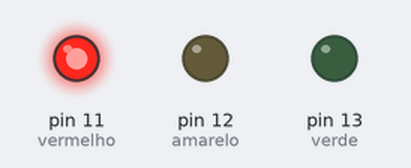
The sketch below on a simulated Arduino Uno, built with avr-gcc and run on an emulated ATmega328P. Parts: output pins drawn as LEDs (lit = HIGH).

Above: at 0.5 s.
At 1.7 s:
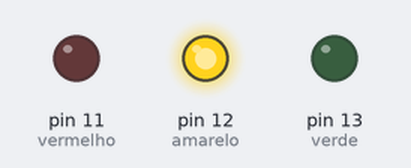
At 3.57 s:
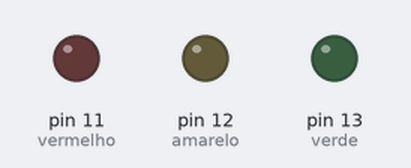
At 6.6 s:
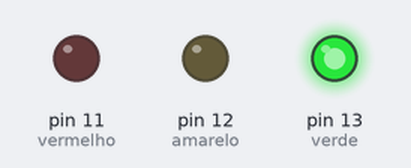
Timing chart, 0 to 8.3 s (numbered marks = the images above):
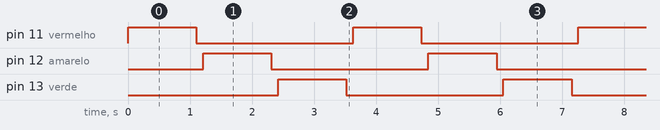

The sketch:

semaforo.ino
```cpp
int verde = 13;
int amarelo = 12;
int vermelho = 11;

void setup() {
  pinMode(verde, OUTPUT);
  pinMode(amarelo, OUTPUT);
  pinMode(vermelho, OUTPUT);
}

void loop() {
  digitalWrite(vermelho, HIGH);
  delay(1100);
  digitalWrite(vermelho, LOW);
  delay(110);

  digitalWrite(amarelo, HIGH);
  delay(1100);
  digitalWrite(amarelo, LOW);
  delay(110);

  digitalWrite(verde, HIGH);
  delay(1100);
  digitalWrite(verde, LOW);
  delay(110);
}
```

Measured:
- by itself, pin 11 (vermelho), pin 12 (amarelo), pin 13 (verde): alternates HIGH for 1.1 s and LOW for 2.5 s
- by itself, everything shown: repeats every 3.6 s, in 6 steps
